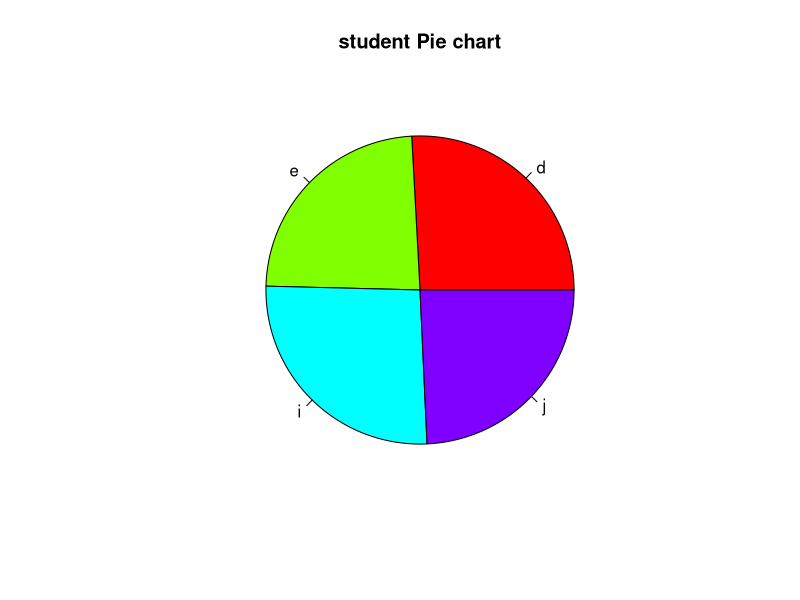
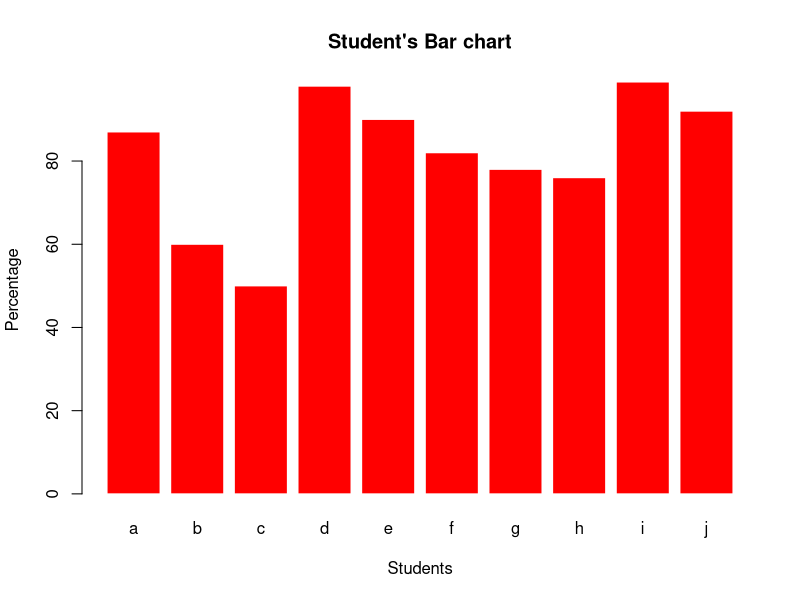
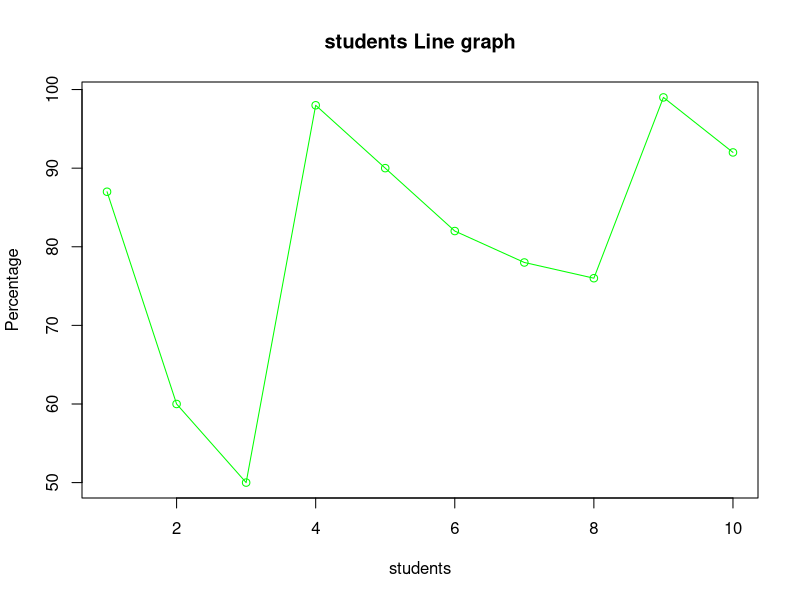
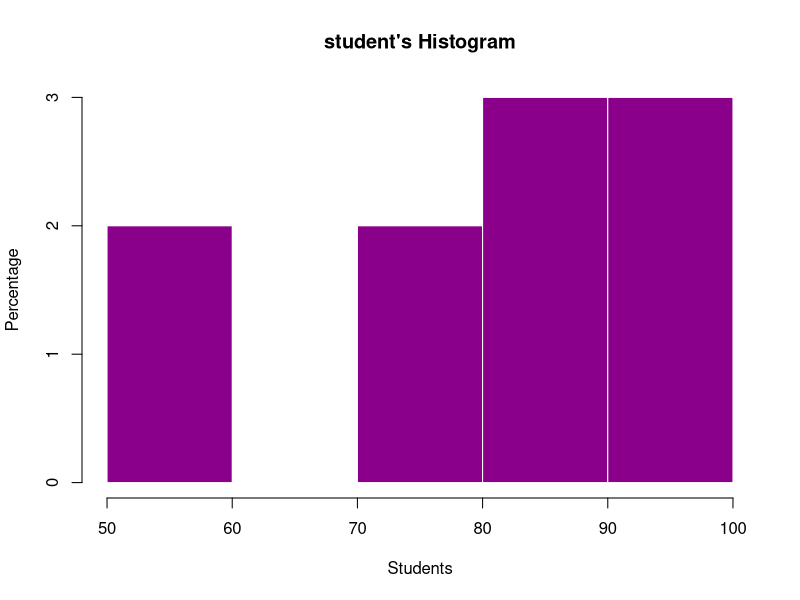
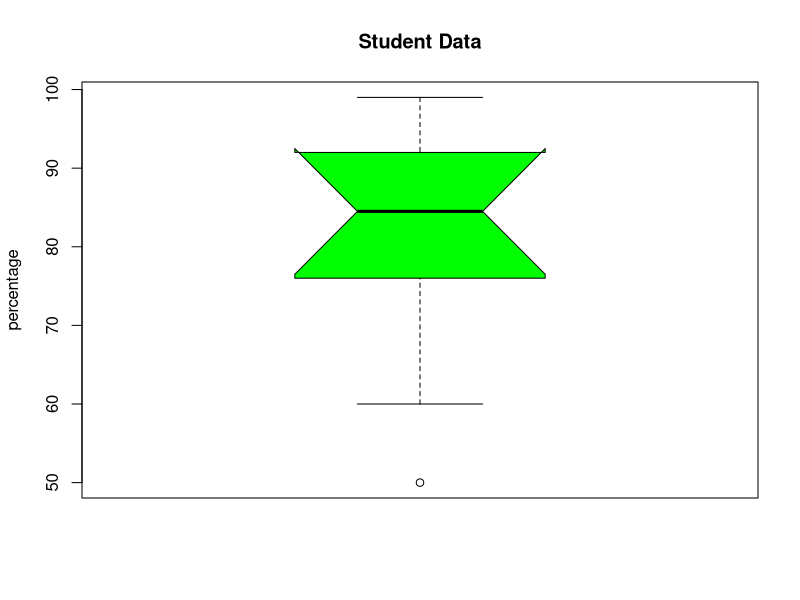

Generate these figures, in order, with R:
vtr_name<-c("a", "b","c","d","e","f","g","h","i","j") 
vtr_per<-c(87,60,50,98,90,82,78,76,99,92) 
x<-c(98, 90, 99, 92) 
labels<-c("d","e","i","j") 
pie(x,labels,main="student Pie chart",col=rainbow(length(x))) 

barplot(vtr_per, names.arg=vtr_name,xlab="Students",ylab="Percentage",col="red", main="Student's Bar chart",border="white")

plot (vtr_per, type = "o",col="green",xlab="students",ylab="Percentage", main="students Line graph") 

hist(vtr_per,xlab = "Students",ylab="Percentage",col = "darkmagenta", border = "white", main="student's Histogram")

boxplot(vtr_per,data=vtr_per,ylab="percentage",main="Student Data",notch=TRUE,col="green")